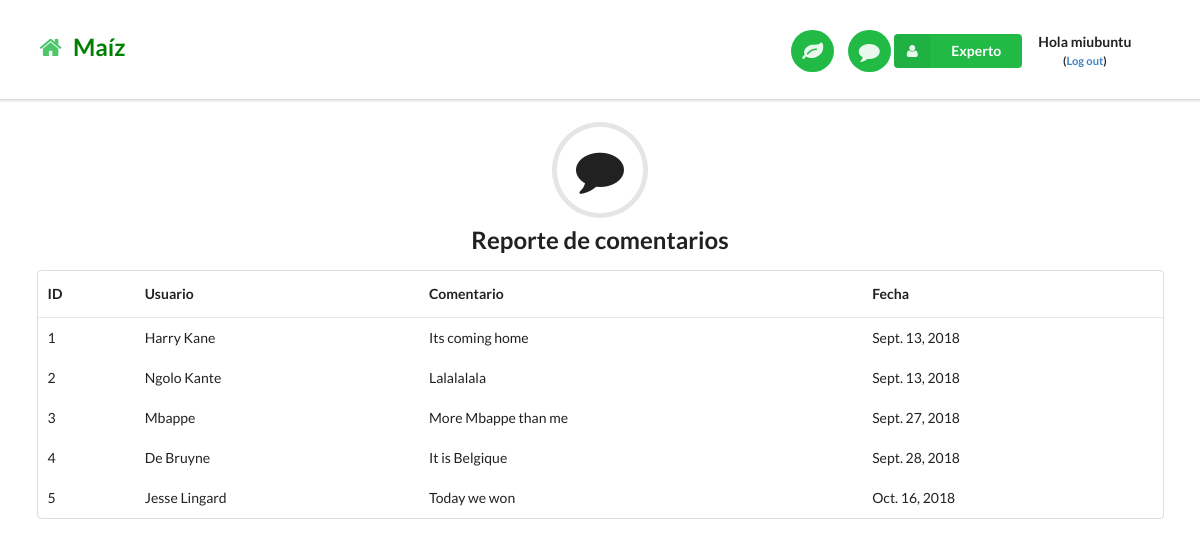
Page /reporte/ (signed in) on the committed database.
### core/models.py (models this page shows, shortened)
class Mireview(models.Model):
    comment = models.TextField()
    reviewer = models.CharField(max_length=50)
    createdTime =  models.DateField(auto_now=True, auto_now_add=False)

### core/views.py (the view)
# urls.py: url(r'^reporte/$', views.reportePage, name='reportePage'),
@login_required
def reportePage(request):
    mireviews = Mireview.objects.all()
    return render(request, 'reporte.html', {'mireviews':mireviews})

### templates/reporte.html
{% extends "base.html" %}
{% load staticfiles %}
{% block content %}
<h2 class="ui center aligned icon header">
  <i class="circular comment icon"></i>
  Reporte de comentarios
</h2>
<div class="ui container">
<table class="ui basic table">
  <thead>
    <tr>
      <th>ID</th>
      <th>Usuario</th>
      <th>Comentario</th>
      <th>Fecha</th>
    </tr>
  </thead>
  {% for mireviews in mireviews %}
  <tbody>
    <tr>
      <td>{{ mireviews.id }}</td>
      <td>{{ mireviews.reviewer }}</td>
      <td>{{ mireviews.comment }}</td>
      <td>{{ mireviews.createdTime }}</td>
    </tr>
  </tbody>
  {% endfor %}
</table>
</div>
<br>
{% endblock %}

### templates/base.html (shortened to what this page needs)
{% load staticfiles %}
<!DOCTYPE html>
<html lang="en">
<head>
  <link rel="stylesheet" href="{% static "css/semantic.min.css" %}"/>
  <link rel="stylesheet" href="{% static "css/common.css" %}"/>
</head>
<body>
  {% block nav-bar %}
    <div class="ui top fixed menu borderless main nav-bar">
      <div class="ui container">
        <br> <h2><a href="/"><i class="green home icon link"></i>  <span style="color:green"> Maíz</span></a></h2>
        <div class="right item">
          <a id="preference-link" href="/preferences"><button class="circular ui icon green button nav-button"> <i class="large leaf icon link"></i> </button></a>
          <a href="/about"><button class="circular ui icon green button nav-button"> <i class="large comment icon link"></i> </button></a>
{% if user.is_authenticated %}
<div class="ui floating labeled icon dropdown green button">
          <i class="user icon"></i>
          <span class="text">Experto</span>
        </div>
{% if user.is_authenticated %}
    <div class="item">
        <p class="top-menu" style="text-align:center;"> <b> Hola {{ user.username }} <br> <small>(<a href="{% url 'logout' %}">Log out</a>)</small> </b> </p>
    </div>
{% endif %}
{% endif %}
        </div>
      </div>
    </div>
<br>
  {% endblock %}
  {% block content %}{% endblock %}
</body>
</html>

### static/css/common.css (style rules this page uses)
body { padding-top: 74px; }
.nav-bar { padding-top: 7px; padding-bottom: 4px; }
.nav-button { margin-left: 10px !important; }

### rows in the picture
Mireview: id "1", reviewer "Harry Kane", comment "Its coming home", createdTime "Sept. 13, 2018"
Mireview: id "2", reviewer "Ngolo Kante", comment "Lalalalala", createdTime "Sept. 13, 2018"
Mireview: id "3", reviewer "Mbappe", comment "More Mbappe than me", createdTime "Sept. 27, 2018"
Mireview: id "4", reviewer "De Bruyne", comment "It is Belgique", createdTime "Sept. 28, 2018"
Mireview: id "5", reviewer "Jesse Lingard", comment "Today we won", createdTime "Oct. 16, 2018"

### other values in the picture
{{ user.username }} "miubuntu"
